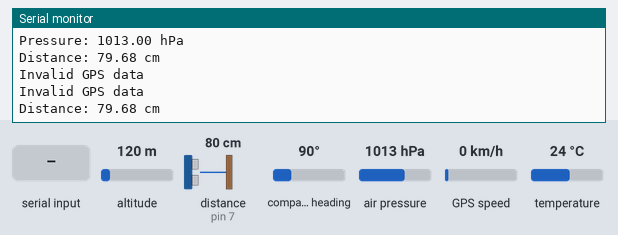
Bench run of a sketch on a simulated Arduino Leonardo, built with avr-gcc and run on an emulated ATmega32U4. On the bench: the last lines printed to the serial monitor. Wiring (inferred from the names in the program): ultrasonic range finder: trigger pin 6; echo pin 7. The test bench sets the inputs (shaded band); at power-on: altitude 120 m, distance to the obstacle (sensor on pin 7) 80 cm, air pressure 1013 hPa, temperature 24 °C, compass heading 90°, GPS speed 0 km/h. The echo pulse lasts 58.3 µs per cm; the GPS gets a fix after 3 s at 37.7749, -122.4194 with 8 satellites; no radio packets arrive unless stated.

Above: at 1.8 s.
1.9 s: altitude set to 20 m
At 2.35 s:
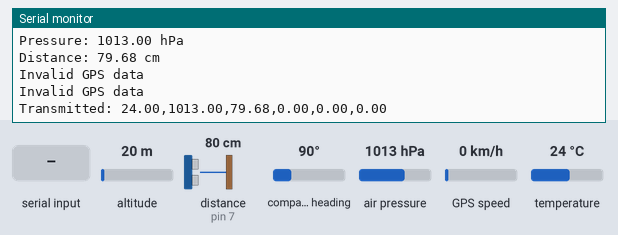
5.5 s: distance to the obstacle (sensor on pin 7) set to 2 cm
At 5.9 s:
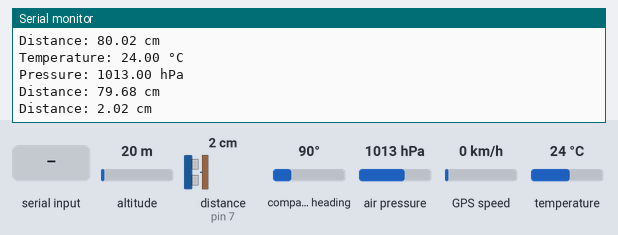
7.0 s: "1" received over the second serial link
At 7.31 s:
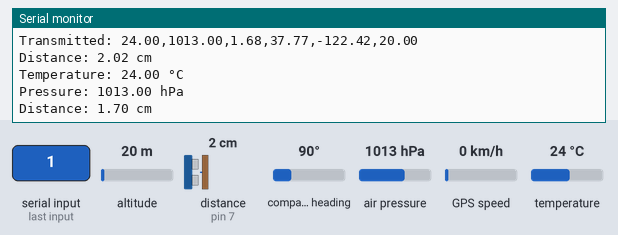
8.5 s: air pressure set to 952 hPa
At 9.33 s:
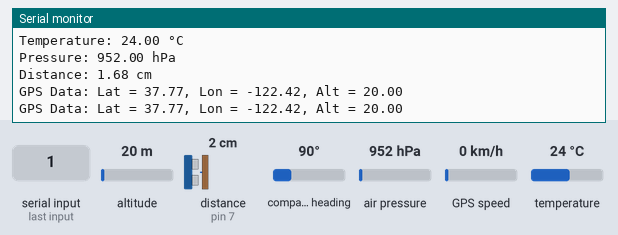
10.0 s: temperature set to 12 °C
At 10.9 s:
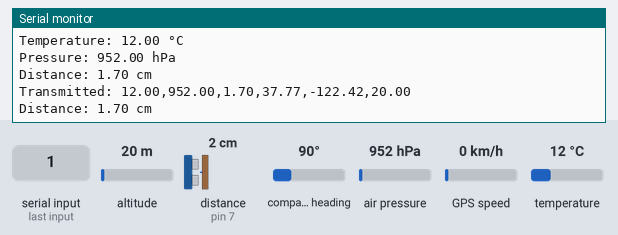
11.5 s: distance to the obstacle (sensor on pin 7) set to 4 cm
At 11.9 s:
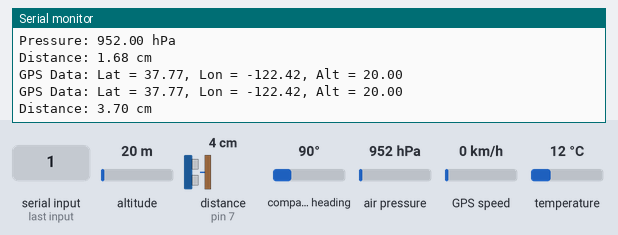
Timing chart, 0 to 14.0 s (numbered marks = the images above; inputs shaded):
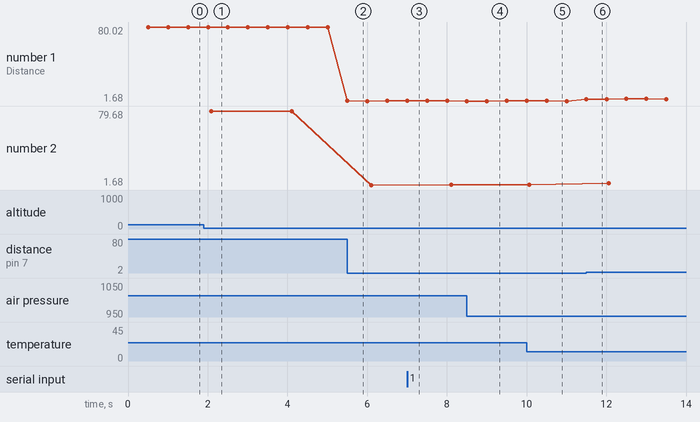

Measured:
- after the input at 5.5 s, the serial monitor: prints a new line at once (image 2)
- after the input at 7.0 s, the serial monitor: prints a new line at once (image 3)
- after the input at 8.5 s, the serial monitor: prints a new line after 0.51 s (image 4)
- after the input at 10.0 s, the serial monitor: prints a new line at once (image 5)
- after the input at 11.5 s, the serial monitor: prints a new line at once (image 6)
- plotted number 1: 79.68 → 2.02 after the input at 5.5 s, 2.02 → 1.7 after the input at 7.0 s, 1.68 → 3.7 after the input at 11.5 s
- plotted number 2: 79.68 → 1.68 after the input at 5.5 s, 1.68 → 1.7 after the input at 7.0 s, 1.7 → 3.69 after the input at 11.5 s

The sketch:

transmitter.ino
```cpp
#include <SPI.h>
#include <LoRa.h>
#include <Adafruit_Sensor.h>
#include <Adafruit_BMP280.h>
#include <TinyGPS++.h>
#include <Wire.h>

// Pin definitions for LoRa
#define SS 53
#define RST 48
#define DIO0 49

// Pin definitions for Ultrasonic Sensor
const int trigPin = 6;
const int echoPin = 7;

// Timing controls for each sensor
unsigned long lastTempRead = 0;
unsigned long lastPressureRead = 0;
unsigned long lastDistanceRead = 0;
unsigned long lastTransmission = 0;
unsigned long lastGPSRead = 0;

// Intervals for sensor readings (in milliseconds)
const unsigned long TEMP_INTERVAL = 1000;     // Temperature every 1 second
const unsigned long PRESSURE_INTERVAL = 1000; // Pressure every 1 second
const unsigned long DISTANCE_INTERVAL = 500;  // Distance every 0.5 seconds
const unsigned long GPS_INTERVAL = 1000;      // GPS every 1 second
const unsigned long TRANSMISSION_INTERVAL = 2000; // Transmit every 2 seconds

// Variables to store sensor data
float temperature = 0.0;
float pressure = 0.0;
float distance = 0.0;
float latitude = 0.0;
float longitude = 0.0;
float altitude = 0.0;

// Flags to track if new data is available
bool newTempData = false;
bool newPressureData = false;
bool newDistanceData = false;
bool newGPSData = false;

// Sensor objects
Adafruit_BMP280 bmp;
TinyGPSPlus gps;

void setup() {
  Serial.begin(115200);
  Serial1.begin(115200); // Use Serial1 for GPS communication

  pinMode(trigPin, OUTPUT);
  pinMode(echoPin, INPUT);

  // Initialize LoRa
  LoRa.setPins(SS, RST, DIO0);
  if (!LoRa.begin(433E6)) {
    Serial.println("LoRa initialization failed.");
    while (1);
  }
  Serial.println("LoRa Transmitter Initialized");

  // Initialize BMP280
  if (!bmp.begin(0x76)) {
    Serial.println("BMP280 sensor not found.");
    while (1);
  }
  Serial.println("BMP280 initialized");
}

void loop() {
  unsigned long currentMillis = millis();

  // Check and read temperature sensor
  if (currentMillis - lastTempRead >= TEMP_INTERVAL) {
    readTemperature();
    lastTempRead = currentMillis;
  }

  // Check and read pressure sensor
  if (currentMillis - lastPressureRead >= PRESSURE_INTERVAL) {
    readPressure();
    lastPressureRead = currentMillis;
  }

  // Check and read distance sensor
  if (currentMillis - lastDistanceRead >= DISTANCE_INTERVAL) {
    readDistance();
    lastDistanceRead = currentMillis;
  }

  // Check and read GPS data
  if (currentMillis - lastGPSRead >= GPS_INTERVAL) {
    readGPS();
    lastGPSRead = currentMillis;
  }

  // Transmit data if interval has passed and we have new data
  if (currentMillis - lastTransmission >= TRANSMISSION_INTERVAL) {
    if (newTempData || newPressureData || newDistanceData || newGPSData) {
      transmitData();
      lastTransmission = currentMillis;

      // Reset new data flags
      newTempData = false;
      newPressureData = false;
      newDistanceData = false;
      newGPSData = false;
    }
  }
}

void readTemperature() {
  temperature = bmp.readTemperature();
  newTempData = true;
  Serial.println("Temperature: " + String(temperature) + " °C");
}

void readPressure() {
  pressure = bmp.readPressure() / 100.0;
  newPressureData = true;
  Serial.println("Pressure: " + String(pressure) + " hPa");
}

void readDistance() {
  digitalWrite(trigPin, LOW);
  delayMicroseconds(2);
  digitalWrite(trigPin, HIGH);
  delayMicroseconds(10);
  digitalWrite(trigPin, LOW);
  long duration = pulseIn(echoPin, HIGH);
  distance = (duration * 0.0343) / 2;
  newDistanceData = true;
  Serial.println("Distance: " + String(distance) + " cm");
}

void readGPS() {
  while (Serial1.available() > 0) {
    char c = Serial1.read();
    if (gps.encode(c)) {
      if (gps.location.isValid()) {
        latitude = gps.location.lat();
        longitude = gps.location.lng();
        altitude = gps.altitude.meters();
        newGPSData = true;
        Serial.println("GPS Data: Lat = " + String(latitude) + ", Lon = " + String(longitude) + ", Alt = " + String(altitude));
      } else {
        Serial.println("Invalid GPS data");
      }
    }
  }
}

void transmitData() {
  String dataPacket = String(temperature) + "," + String(pressure) + "," +
                      String(distance) + "," + String(latitude) + "," +
                      String(longitude) + "," + String(altitude);

  LoRa.beginPacket();
  LoRa.print(dataPacket);
  LoRa.endPacket();

  Serial.println("Transmitted: " + dataPacket);
}
```
